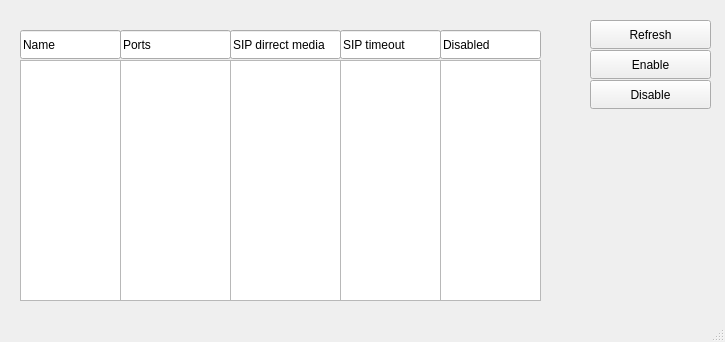
<?xml version="1.0" encoding="UTF-8"?>
<ui version="4.0">
 <class>MainWindow</class>
 <widget class="QMainWindow" name="MainWindow">
  <property name="geometry">
   <rect>
    <x>0</x>
    <y>0</y>
    <width>725</width>
    <height>342</height>
   </rect>
  </property>
  <property name="windowTitle">
   <string>Service ports</string>
  </property>
  <widget class="QWidget" name="centralwidget">
   <widget class="QLineEdit" name="version_2">
    <property name="geometry">
     <rect>
      <x>230</x>
      <y>30</y>
      <width>111</width>
      <height>29</height>
     </rect>
    </property>
    <property name="text">
     <string>SIP dirrect media</string>
    </property>
   </widget>
   <widget class="QListWidget" name="sipmediaField">
    <property name="geometry">
     <rect>
      <x>230</x>
      <y>60</y>
      <width>111</width>
      <height>241</height>
     </rect>
    </property>
   </widget>
   <widget class="QListWidget" name="siptimeField">
    <property name="geometry">
     <rect>
      <x>340</x>
      <y>60</y>
      <width>101</width>
      <height>241</height>
     </rect>
    </property>
   </widget>
   <widget class="QListWidget" name="nameField">
    <property name="geometry">
     <rect>
      <x>20</x>
      <y>60</y>
      <width>101</width>
      <height>241</height>
     </rect>
    </property>
   </widget>
   <widget class="QPushButton" name="enableButton">
    <property name="geometry">
     <rect>
      <x>590</x>
      <y>50</y>
      <width>121</width>
      <height>29</height>
     </rect>
    </property>
    <property name="text">
     <string>Enable</string>
    </property>
   </widget>
   <widget class="QLineEdit" name="package_2">
    <property name="geometry">
     <rect>
      <x>20</x>
      <y>30</y>
      <width>101</width>
      <height>29</height>
     </rect>
    </property>
    <property name="text">
     <string>Name</string>
    </property>
   </widget>
   <widget class="QLineEdit" name="version_3">
    <property name="geometry">
     <rect>
      <x>340</x>
      <y>30</y>
      <width>101</width>
      <height>29</height>
     </rect>
    </property>
    <property name="text">
     <string>SIP timeout</string>
    </property>
   </widget>
   <widget class="QLineEdit" name="version">
    <property name="geometry">
     <rect>
      <x>120</x>
      <y>30</y>
      <width>111</width>
      <height>29</height>
     </rect>
    </property>
    <property name="text">
     <string>Ports</string>
    </property>
   </widget>
   <widget class="QPushButton" name="disableButton">
    <property name="geometry">
     <rect>
      <x>590</x>
      <y>80</y>
      <width>121</width>
      <height>29</height>
     </rect>
    </property>
    <property name="text">
     <string>Disable</string>
    </property>
   </widget>
   <widget class="QListWidget" name="portField">
    <property name="geometry">
     <rect>
      <x>120</x>
      <y>60</y>
      <width>111</width>
      <height>241</height>
     </rect>
    </property>
   </widget>
   <widget class="QPushButton" name="refreshButton">
    <property name="geometry">
     <rect>
      <x>590</x>
      <y>20</y>
      <width>121</width>
      <height>29</height>
     </rect>
    </property>
    <property name="text">
     <string>Refresh</string>
    </property>
   </widget>
   <widget class="QLineEdit" name="version_4">
    <property name="geometry">
     <rect>
      <x>440</x>
      <y>30</y>
      <width>101</width>
      <height>29</height>
     </rect>
    </property>
    <property name="text">
     <string>Disabled</string>
    </property>
   </widget>
   <widget class="QListWidget" name="disableField">
    <property name="geometry">
     <rect>
      <x>440</x>
      <y>60</y>
      <width>101</width>
      <height>241</height>
     </rect>
    </property>
   </widget>
  </widget>
  <widget class="QStatusBar" name="statusbar"/>
 </widget>
 <resources/>
 <connections/>
</ui>
